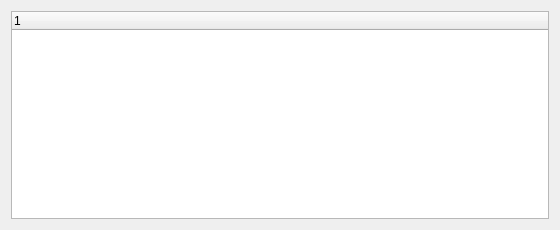
<?xml version="1.0" encoding="UTF-8"?>
<ui version="4.0">
 <class>VerifyForm</class>
 <widget class="QWidget" name="VerifyForm">
  <property name="geometry">
   <rect>
    <x>0</x>
    <y>0</y>
    <width>560</width>
    <height>230</height>
   </rect>
  </property>
  <layout class="QVBoxLayout" name="verticalLayout">
   <item>
    <widget class="QTreeWidget" name="treeWidget">
     <column>
      <property name="text">
       <string notr="true">1</string>
      </property>
     </column>
    </widget>
   </item>
  </layout>
 </widget>
 <resources/>
 <connections/>
</ui>
